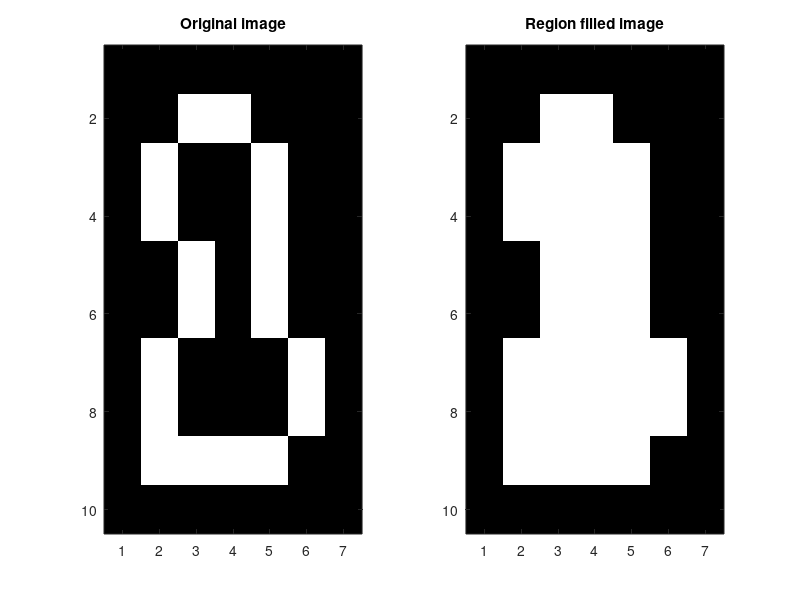

This chart was generated by the following MATLAB code:
 
clc;
clear all;
 
i=[0 0 0 0 0 0 0
   0 0 1 1 0 0 0
   0 1 0 0 1 0 0
   0 1 0 0 1 0 0
   0 0 1 0 1 0 0
   0 0 1 0 1 0 0
   0 1 0 0 0 1 0 
   0 1 0 0 0 1 0
   0 1 1 1 1 0 0
   0 0 0 0 0 0 0];

ic = ones(size(i)) - i;
 
colormap('gray');
subplot(1,2,1);
imagesc(i);
title('Original image');
 
x = zeros(size(i));
 
flag = 0;
 
x(3,3) = 1;
 
res = zeros(size(i));
 
B = [0 1 0; 1 1 1; 0 1 0];                      
 
while flag == 0
xnew = and(imdilate(x,B),ic);    
if(sum(xnew-x)==0)
    flag = 1;
else
   	 x = xnew;
end
end
 
res = x + i;
 
subplot(1,2,2);
imagesc(res);
title('Region filled image');

